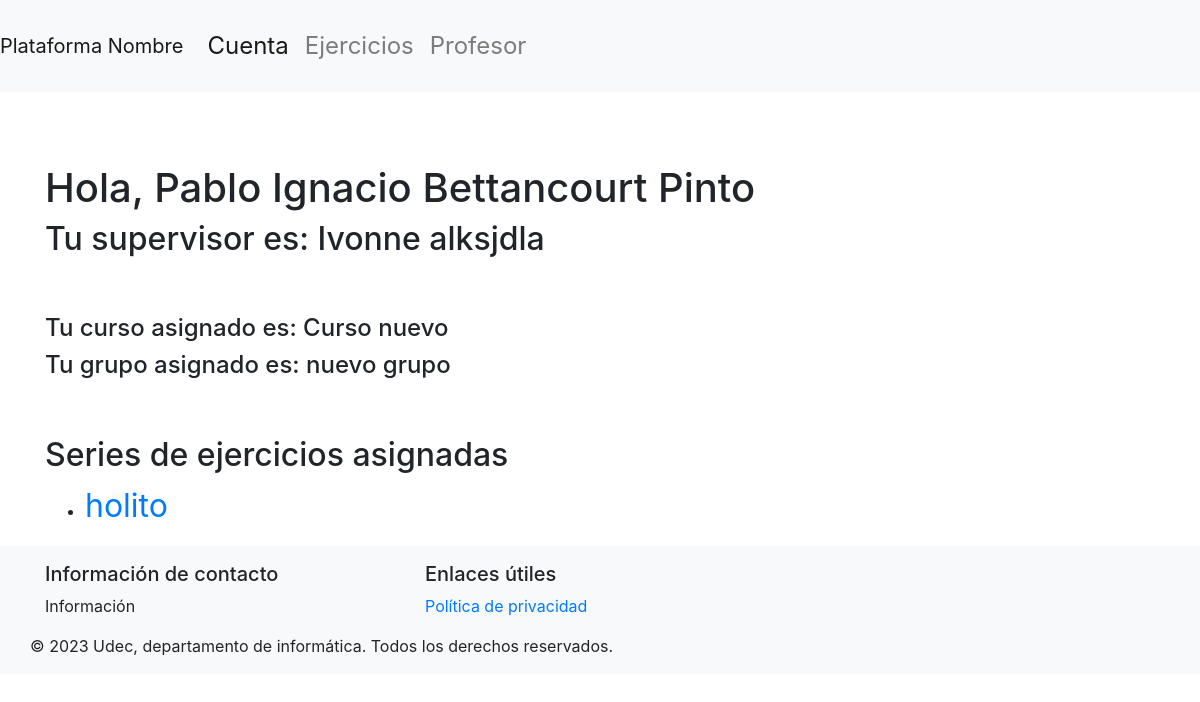
The page /dashEstudiante/6 (signed in) on the database its author committed.
### basedatos/modelos.py (models this page shows, shortened)
class Estudiante(db.Model):
    id = db.Column(db.Integer, primary_key=True)
    matricula = db.Column(db.String(50), nullable=False)
    nombres = db.Column(db.String(200), nullable=False)
    apellidos = db.Column(db.String(200), nullable=False)
    correo = db.Column(db.String(50), nullable=True, unique=True)
    password = db.Column(db.String(150), nullable=False)
    carrera = db.Column(db.String(100), nullable=False)
    cursos = db.relationship('Curso', secondary=inscripciones, back_populates='estudiantes')
    grupos = db.relationship('Grupo', secondary=estudiantes_grupos, back_populates='estudiantes')
    @property
    def is_authenticated(self):
        return True

class Supervisor(db.Model):
    id = db.Column(db.Integer, primary_key=True)
    nombres= db.Column(db.String(200), nullable=False)
    apellidos= db.Column(db.String(200), nullable=False)
    correo = db.Column(db.String(50), nullable=False, unique=True)
    password = db.Column(db.String(150), nullable=False)

class Curso(db.Model):
    id = db.Column(db.Integer, primary_key=True)
    nombre = db.Column(db.String(100), nullable=False, unique=True)
    activa = db.Column(db.Boolean(), nullable=False, default=True)
    estudiantes = db.relationship('Estudiante', secondary=inscripciones, back_populates='cursos')
    grupos = db.relationship('Grupo', order_by=Grupo.id, back_populates='curso')

class Grupo(db.Model):
    id = db.Column(db.Integer, primary_key=True)
    nombre = db.Column(db.String(50), nullable=False, unique=True)
    curso = db.relationship('Curso', back_populates='grupos')
    estudiantes = db.relationship('Estudiante', secondary=estudiantes_grupos, back_populates='grupos')
    id_curso = db.Column(db.Integer, db.ForeignKey('curso.id'))

class Serie(db.Model):
    id = db.Column(db.Integer, primary_key=True)
    nombre = db.Column(db.String(50), nullable=False)
    ejercicios = db.relationship('Ejercicio', order_by=Ejercicio.id, back_populates='serie')

### main.py (the view)
@app.route('/dashEstudiante/<int:estudiante_id>', methods=['GET', 'POST'])
@login_required
def dashEstudiante(estudiante_id):
    if not verify_estudiante(estudiante_id):
        return redirect(url_for('login'))
    estudiante = db.session.get(Estudiante, int(estudiante_id))
    curso = (
        Curso.query
        .join(inscripciones)  # Join con la tabla inscripciones
        .filter(inscripciones.c.id_curso == Curso.id)
        .filter(inscripciones.c.id_estudiante == estudiante_id)
        .first()
    )
    grupo = (
        Grupo.query
        .join(estudiantes_grupos)  # Join con la tabla estudiantes_grupos
        .filter(estudiantes_grupos.c.id_grupo == Grupo.id)
        .filter(estudiantes_grupos.c.id_estudiante == estudiante_id)
        .first()
    )
    supervisor = (
        Supervisor.query
        .join(supervisores_grupos)  # Join con la tabla supervisores_grupos
        .filter(supervisores_grupos.c.id_supervisor == Supervisor.id)
        .filter(supervisores_grupos.c.id_grupo == grupo.id)  # Suponiendo que el estudiante está en un solo grupo
        .first()
    )
    if not grupo:
        grupo_nombre = "Ningún grupo asignado"
    else:
        grupo_nombre = grupo.nombre
    seriesAsignadas = (
        Serie.query
        .join(serie_asignada)  # Unirse a la tabla de asignación de series
        .filter(serie_asignada.c.id_grupo == grupo.id)  # Filtrar por el ID del grupo
        .all()  # Obtener todas las series asignadas al grupo
    )
    ejerciciosPorSerie = {}
    for serieAsignada in seriesAsignadas:
        if serieAsignada:
            serie = session.get(serieAsignada.id)
            if serie:
                ejercicios = Ejercicio.query.filter_by(id_serie=serie.id).all()
                ejerciciosPorSerie[serie] = ejercicios
    return render_template('vistaEstudiante.html', estudiante_id=estudiante_id, estudiante=estudiante,grupo=grupo, curso=curso, supervisor=supervisor,seriesAsignadas=seriesAsignadas,ejerciciosPorSerie=ejerciciosPorSerie)

### main.py (called while the page is built)
@login_manager.user_loader
def load_user(user_id):
    if user_id.startswith("e"):
        user = db.session.get(Estudiante, int(user_id[1:]))
    elif user_id.startswith("s"):
        user = db.session.get(Supervisor, int(user_id[1:]))
    else:
        return None
    return user

def verify_estudiante(estudiante_id):
    if not isinstance(current_user, Estudiante):
        flash('No tienes permiso para acceder a este dashboard. Debes ser un Estudiante.', 'danger')
        return False
    if current_user.id != estudiante_id:
        flash('No tienes permiso para acceder a este dashboard.', 'danger')
        return False
    return True

### templates/vistaEstudiante.html (shortened to what this page needs)
{% extends "layout.html" %}
{% block content %}
<div class="row">
  <div class="container mt-5">
    <h1>Hola, {{estudiante.nombres}} {{estudiante.apellidos}}</h1>
    <h2>Tu supervisor es: {{supervisor.nombres}} {{supervisor.apellidos}}</h2>
  </div>
</div>
<div class="row">
  <div class="container mt-5">
    <h4>Tu curso asignado es: {{curso.nombre}}</h4>
    {% if grupo %}
      <h4>Tu grupo asignado es: {{grupo.nombre}}</h4>
    {% else %}
      <h4>No estás asignado a ningún grupo.</h4>
    {% endif %}
  </div>
</div>
<div class="row">
  <div class="container mt-5">
    <h2>Series de ejercicios asignadas</h2>
    <ul>
      {% if seriesAsignadas %}
              {% for serie in seriesAsignadas %}
          <li>
            <a href="{{url_for('detallesSeriesEstudiantes', estudiante_id=estudiante_id, serie_id=serie.id)}}" style="font-size:  2em;">{{serie.nombre}}</a>
          </li>
        {% endfor %}
      {% else %}
        <li>No tienes series asignadas en este momento.</li>
      {% endif %}
    </ul>
  </div>
</div>
{% endblock %}

### rows shown on the page
Estudiante: nombres "Pablo Ignacio", apellidos "Bettancourt Pinto"
Supervisor: nombres "Ivonne", apellidos "alksjdla"
Curso: nombre "Curso nuevo"
Grupo: nombre "nuevo grupo"
Serie: nombre "holito"
